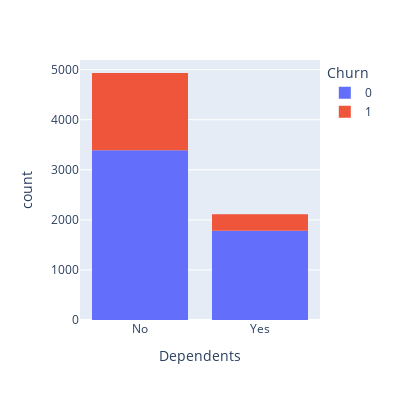

Notebook cell for this chart:
### Code cell
fig = px.histogram(df, x="Dependents", color="Churn", width=400, height=400)
fig.show()

### Figure 1 — Plotly figure (JSON) as saved in the notebook; plotly's stock layout.template omitted (floating-point values rounded to 4 significant figures; data arrays with more than 128 entries replaced by an {"elided": "..."} marker saying what was removed)
{"data": [{"alignmentgroup": "True", "bingroup": "x", "hovertemplate": "Churn=0<br>Dependents=%{x}<br>count=%{y}<extra></extra>", "legendgroup": "0", "marker": {"color": "#636efa", "pattern": {"shape": ""}}, "name": "0", "offsetgroup": "0", "orientation": "v", "showlegend": true, "type": "histogram", "x": {"elided": "5174 str values"}, "xaxis": "x", "yaxis": "y"}, {"alignmentgroup": "True", "bingroup": "x", "hovertemplate": "Churn=1<br>Dependents=%{x}<br>count=%{y}<extra></extra>", "legendgroup": "1", "marker": {"color": "#EF553B", "pattern": {"shape": ""}}, "name": "1", "offsetgroup": "1", "orientation": "v", "showlegend": true, "type": "histogram", "x": {"elided": "1869 str values"}, "xaxis": "x", "yaxis": "y"}], "layout": {"barmode": "relative", "height": 400, "legend": {"title": {"text": "Churn"}, "tracegroupgap": 0}, "margin": {"t": 60}, "width": 400, "xaxis": {"anchor": "y", "domain": [0, 1], "title": {"text": "Dependents"}}, "yaxis": {"anchor": "x", "domain": [0, 1], "title": {"text": "count"}}}}
